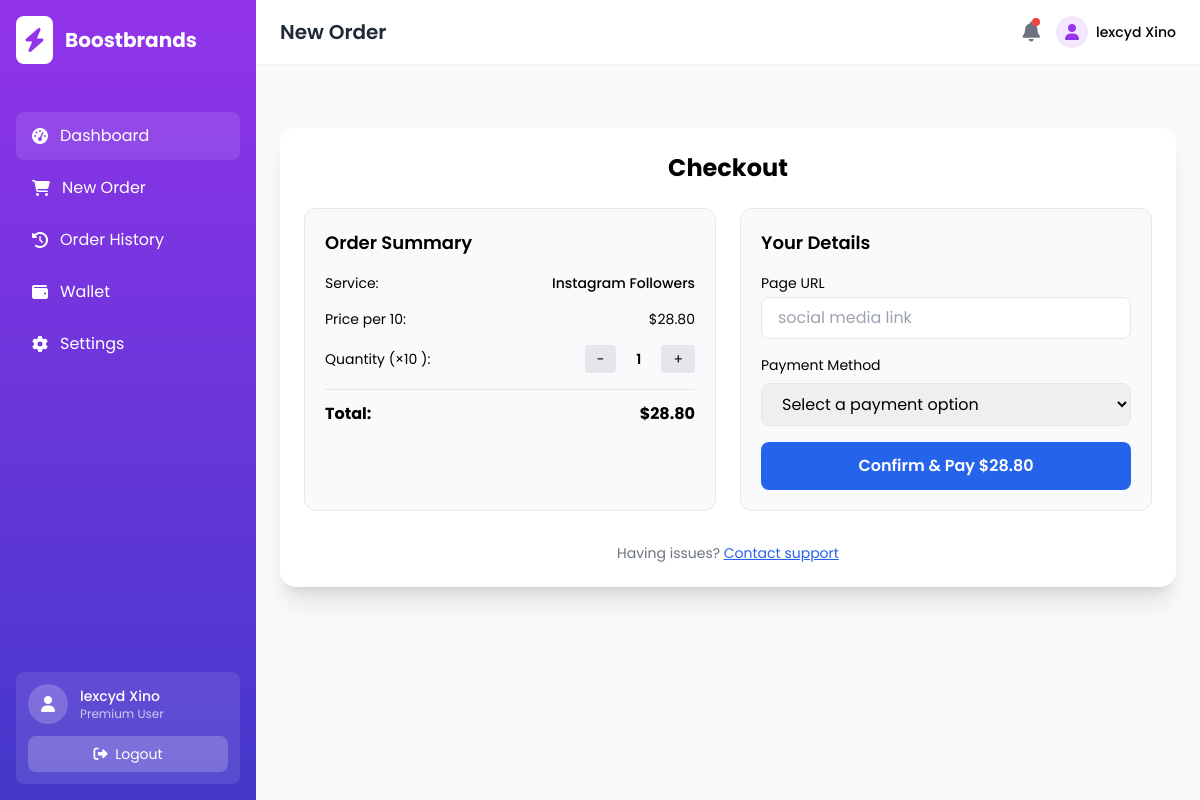
Page /check-out?service=Instagram Followers (signed in) on the committed database.
### tables this page shows
CREATE TABLE IF NOT EXISTS `user` (
  `id` int NOT NULL AUTO_INCREMENT,
  `fullName` varchar(45) NOT NULL,
  `pass` varchar(35) NOT NULL,
  `userType` varchar(15) NOT NULL,
  `profilePicture` varchar(50) NOT NULL,
  `userName` varchar(15) NOT NULL,
  `email` varchar(50) NOT NULL,
  `phone` varchar(18) NOT NULL,
  `otp` int NOT NULL,
  `verifiedStatus` tinyint(1) NOT NULL DEFAULT '0',
  `resetToken` varchar(255) NOT NULL,
  PRIMARY KEY (`id`)
);

CREATE TABLE IF NOT EXISTS `service` (
  `id` int NOT NULL AUTO_INCREMENT,
  `title` varchar(35) NOT NULL,
  `advDes` text NOT NULL,
  `earnerDes` text NOT NULL,
  `advPrice` decimal(11,2) NOT NULL,
  `earnerPrice` decimal(11,2) NOT NULL,
  `per` int NOT NULL,
  `platform` varchar(25) NOT NULL,
  `imgUrl` varchar(65) NOT NULL,
  `imgBg` varchar(25) NOT NULL,
  `icon` varchar(25) NOT NULL,
  `iconBg` varchar(25) NOT NULL,
  `iconColour` varchar(25) NOT NULL,
  `rating` decimal(5,2) NOT NULL,
  `ratingCount` int NOT NULL,
  `platformBg` varchar(25) NOT NULL,
  `platformColour` varchar(25) NOT NULL,
  `highLight` varchar(25) NOT NULL,
  `highLightColour` varchar(25) NOT NULL,
  `highLightBg` varchar(25) NOT NULL,
  `categoryId` int NOT NULL,
  PRIMARY KEY (`id`),
  KEY `categoryId` (`categoryId`)
);

### check-out.php (the view, shortened to what this page needs)
<?php
    include_once 'method.php';
        $title = htmlspecialchars($_GET['service']);
        $sql = 'SELECT * FROM service WHERE title = :title';
        $stmt = $pdo->prepare($sql);
        $stmt->execute(['title' => $title]);
        $row = $stmt->fetch();
          $sqlUser = 'SELECT fullName FROM user  WHERE id = :id LIMIT 1';
        $stmtUser = $pdo->prepare($sqlUser);
        $stmtUser->execute(['id' => $_SESSION['id']]);
        $rowUser = $stmtUser->fetch();
?>
<!DOCTYPE html>
<html lang="en">
<head>
    <script src="https://cdn.tailwindcss.com"></script>
    <link rel="stylesheet" href="https://cdnjs.cloudflare.com/ajax/libs/font-awesome/6.4.0/css/all.min.css">
</head>
<body class="bg-gray-50">
    <div class="flex h-screen overflow-hidden">
        <div class="sidebar relative bg-gradient-to-b from-purple-600 to-indigo-700 text-white w-64 flex-shrink-0 flex flex-col">
            <div class="p-4 flex items-center space-x-3">
                <div class="bg-white p-2 rounded-lg">
                    <i class="fas fa-bolt text-purple-600 text-2xl"></i>
                </div>
                <h1 class="text-xl font-bold">Boostbrands</h1>
            </div>
            <nav class="mt-8">
                <div class="px-4 space-y-1">
                    <a href="advertiser"
                        class="flex items-center px-4 py-3 bg-white bg-opacity-10 rounded-lg text-white">
                        <i class="fas fa-tachometer-alt mr-3"></i>
                        Dashboard
                    </a>
                    <a href="new-order"
                        class="flex items-center px-4 py-3 hover:bg-white hover:bg-opacity-10 rounded-lg text-white">
                        <i class="fas fa-shopping-cart mr-3"></i>
                        New Order
                    </a>
                    <a href="order-history"
                        class="flex items-center px-4 py-3 hover:bg-white hover:bg-opacity-10 rounded-lg text-white">
                        <i class="fas fa-history mr-3"></i>
                        Order History
                    </a>
                    <a href="wallet"
                        class="flex items-center px-4 py-3 hover:bg-white hover:bg-opacity-10 rounded-lg text-white">
                        <i class="fas fa-wallet mr-3"></i>
                        Wallet
                    </a>
                    <a href="advertiser-settings"
                        class="flex items-center px-4 py-3 hover:bg-white hover:bg-opacity-10 rounded-lg text-white">
                        <i class="fas fa-cog mr-3"></i>
                        Settings
                    </a>
                </div>
            </nav>
            <div class="absolute bottom-0 w-full p-4">
                <div class="bg-white bg-opacity-10 p-3 rounded-lg">
                    <div class="flex items-center">
                        <div class="w-10 h-10 rounded-full bg-white bg-opacity-20 flex items-center justify-center">
                            <i class="fas fa-user text-white"></i>
                        </div>
                        <div class="ml-3">
                            <p class="text-sm font-medium"><?php echo $rowUser -> fullName ?></p>
                            <p class="text-xs opacity-70">Premium User</p>
                        </div>
                    </div>
                    <button class="mt-3 w-full py-2 bg-white bg-opacity-20 hover:bg-opacity-30 rounded-lg text-sm ">
                        <i class="fas fa-sign-out-alt mr-1"></i> Logout
                    </button>
                </div>
            </div>
        </div>
        <div class="flex-1 flex flex-col overflow-hidden">
            <header class="bg-white shadow-sm z-10">
                <div class="flex items-center justify-between px-6 py-4">
                    <div class="flex items-center">
                        <h2 class="text-xl font-semibold text-gray-800">New Order</h2>
                    </div>
                    <div class="flex items-center space-x-4">
                        <div class="relative">
                            <button class="text-gray-500 hover:text-gray-700">
                                <i class="fas fa-bell text-xl"></i>
                            </button>
                            <span class="absolute top-0 right-0 w-2 h-2 bg-red-500 rounded-full"></span>
                        </div>
                        <div class="hidden md:flex items-center">
                            <div class="w-8 h-8 rounded-full bg-purple-100 flex items-center justify-center">
                                <i class="fas fa-user text-purple-600"></i>
                            </div>
                            <span class="ml-2 text-sm font-medium"><?php echo $rowUser -> fullName ?></span>
                        </div>
                    </div>
                </div>
            </header>
            <main class="flex-1 overflow-y-auto p-4 md:p-6 bg-gray-50">
                <div class="max-w-4xl mx-auto mt-10 p-6 bg-white shadow-xl rounded-2xl">
                    <h2 class="text-2xl font-bold mb-6 text-center">Checkout</h2>
                    <div class="grid grid-cols-1 md:grid-cols-2 gap-6">
                        <div class="bg-gray-50 p-5 rounded-xl border">
                            <h3 class="text-lg font-semibold mb-4">Order Summary</h3>
                            <div class="space-y-4">
                                <div class="flex justify-between text-sm">
                                    <span>Service:</span>
                                    <span class="font-medium"><?php echo $row -> title ?></span>
                                </div>
                                <div class="flex justify-between text-sm">
                                    <span>Price per <?php echo $row -> per ?>:</span>
                                    <span id="pricePerUnit">$<?php echo $row -> advPrice ?></span>
                                </div>
                                <div class="flex items-center justify-between text-sm">
                                    <span>Quantity (×<?php echo $row -> per ?> ):</span>
                                    <div class="flex items-center gap-2">
                                        <button type="button" id="decreaseBtn"
                                            class="px-3 py-1 bg-gray-200 rounded hover:bg-gray-300">-</button>
                                        <span id="quantity" class="px-3 font-semibold">1</span>
                                        <button type="button" id="increaseBtn"
                                            class="px-3 py-1 bg-gray-200 rounded hover:bg-gray-300">+</button>
                                    </div>
                                </div>
                                <div class="border-t pt-3 flex justify-between font-bold">
                                    <span>Total:</span>
                                    <span id="totalPrice">$<?php echo $row -> advPrice ?></span>
                                </div>
                            </div>
                        </div>
                        <div class="bg-gray-50 p-5 rounded-xl border">
                            <h3 class="text-lg font-semibold mb-4">Your Details</h3>
                            <form method="POST" class="space-y-4">
                                <div>
                                    <label class="block text-sm mb-1">Page URL</label>
                                    <input type="text" name="socialUrl" placeholder="social media link"
                                        class="w-full px-4 py-2 border rounded-lg" required>
                                </div>
                                <div>
                                    <label class="block text-sm mb-2">Payment Method</label>
                                    <select name="paymentMethod" class="w-full px-4 py-2 border rounded-lg" required>
                                        <option value="">Select a payment option</option>
                                    </select>
                                </div>
                                <button type="submit" name="submit" id="payButton"
                                    class="w-full py-3 bg-blue-600 hover:bg-blue-700 text-white rounded-lg font-semibold">
                                    Confirm & Pay $<?php echo $row -> advPrice ?>
                                </button>
                            </form>
                        </div>
                    </div>
                    <div class="mt-8 text-center text-sm text-gray-500">
                        Having issues? <a href="/support" class="text-blue-600 underline">Contact support</a>
                    </div>
                </div>
            </main>
        </div>
    </div>
</body>
</html>

### check-out.php (style rules this page uses)
body { font-family: 'Poppins', sans-serif; background-color: #f5f7fa; }

### rows in the picture
user: fullName "lexcyd Xino"
service: title "Instagram Followers", per "10", advPrice "28.80"
